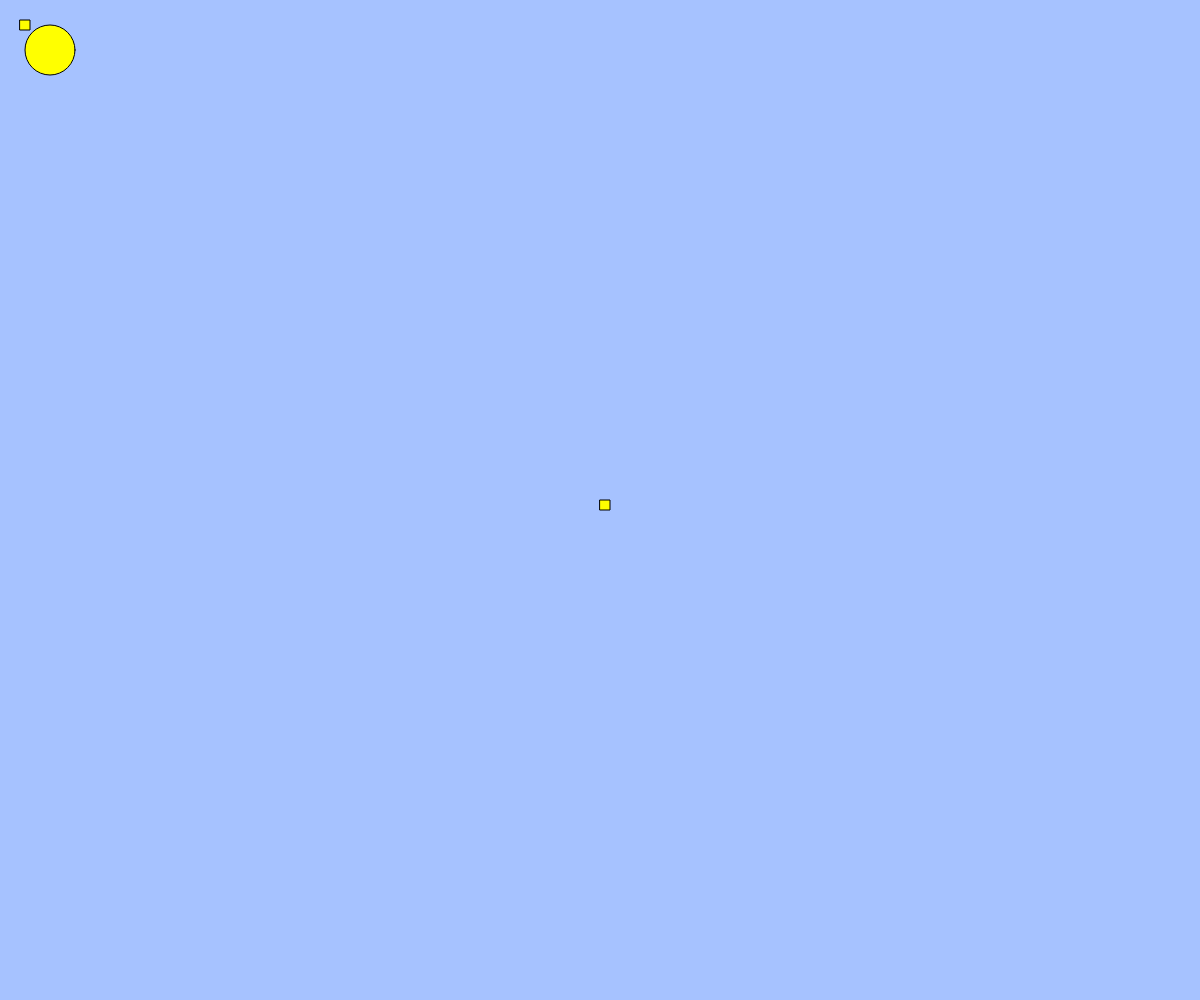
Frame 1 (no input)
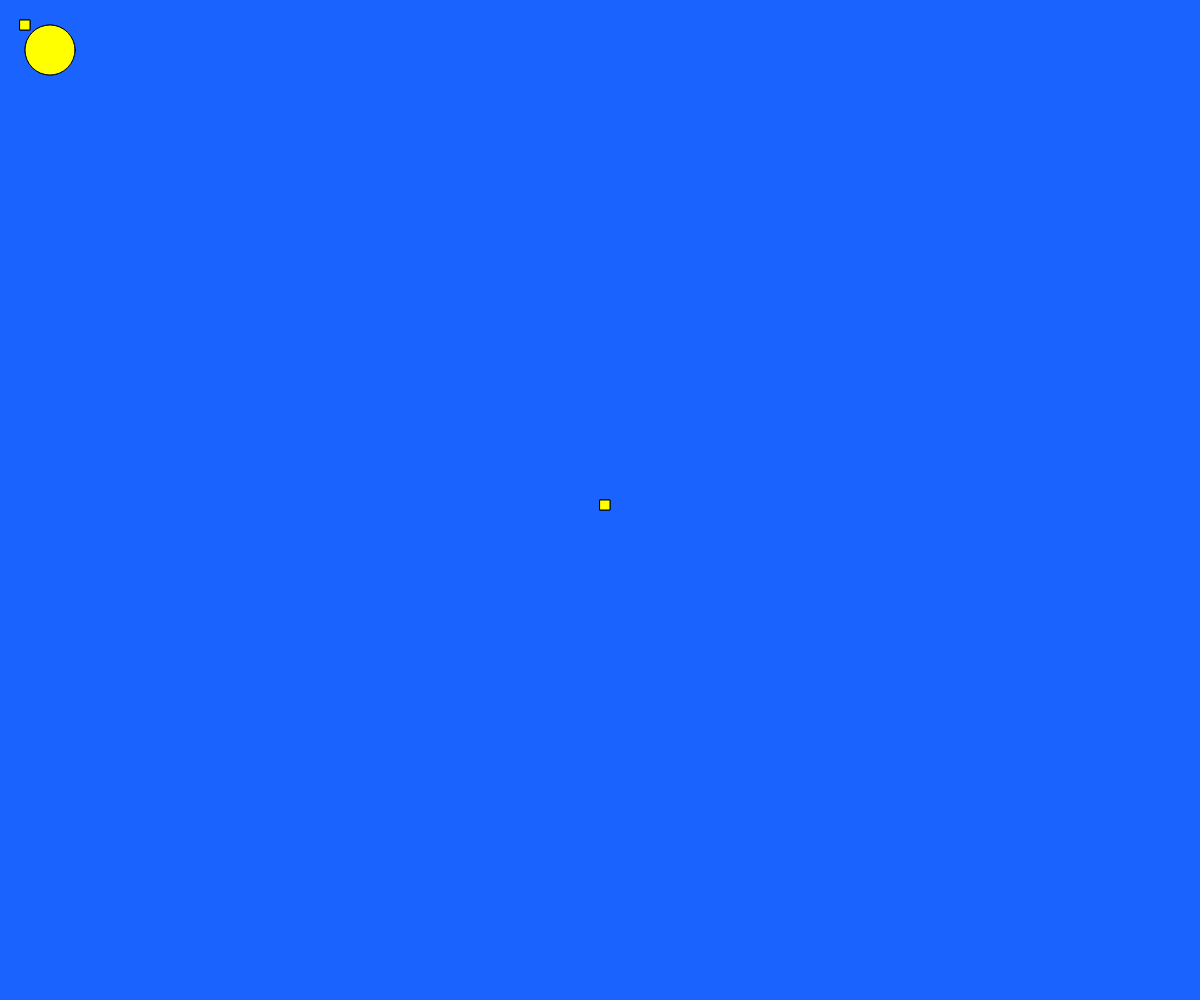
Frame 60 (no input)
Frame 120 (the mouse pressed at the canvas centre since frame 60): identical to frame 60, image omitted

The p5.js sketch that drew these frames (run headless with seeded random() and noise() and a simulated clock; from frame 60 on, the mouse is pressed at the canvas centre):

// p5.js sketch
// ── sketch.js

function setup() {
    createCanvas(windowWidth, windowHeight);    
  }
  
  function draw() {
    background(30,100,255,100);
    fill(255, 255, 0);
    circle(50, 50, 50);
    rect(windowWidth/2,windowHeight/2,10);
    rect(20,20,10);
  }
